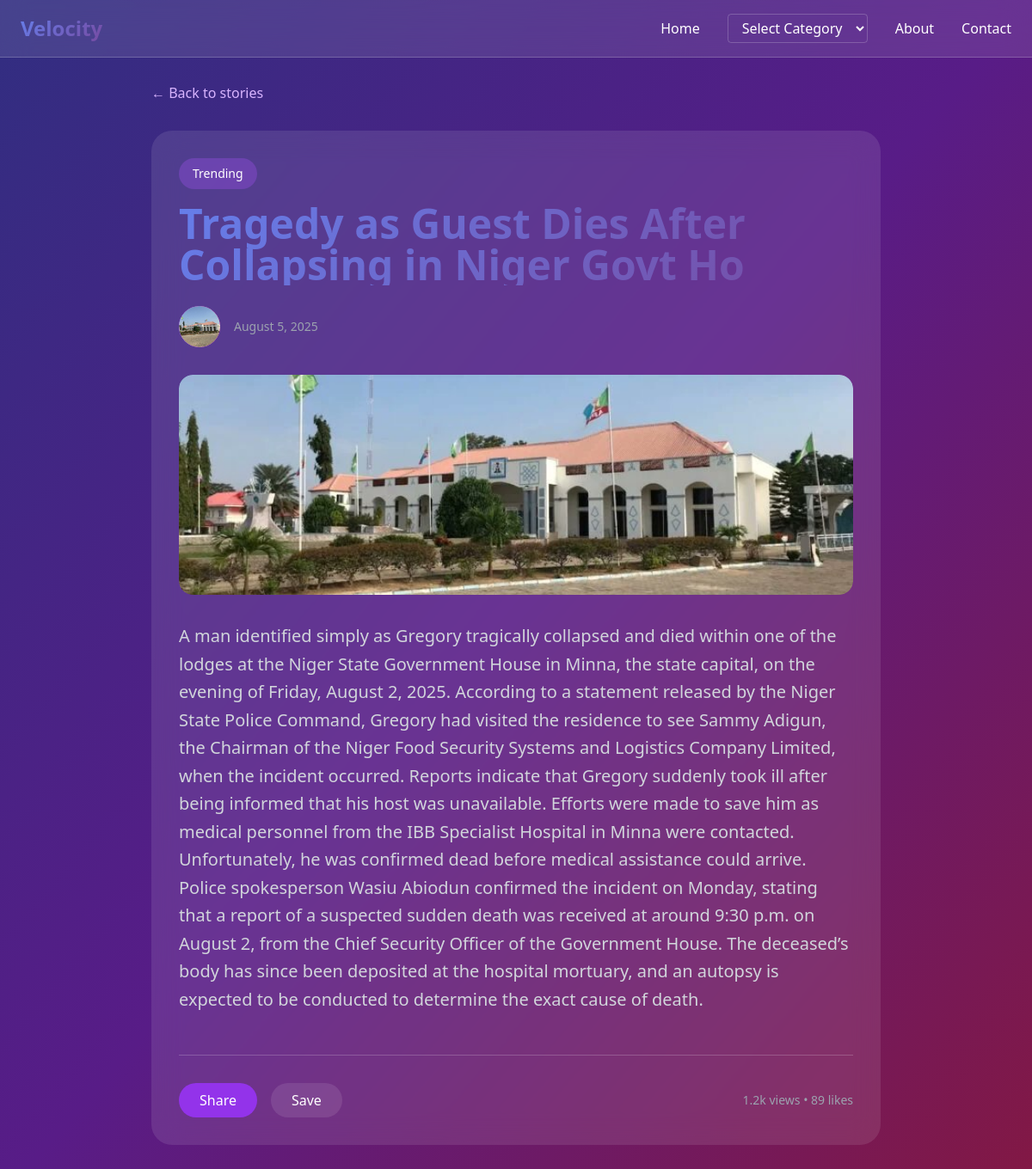
The app's page /article/1/ with its own data.
### blog/models.py (models this page shows)
class Article(models.Model):
    id = models.AutoField(primary_key=True)
    title = models.CharField(max_length=55, unique=True)
    image = models.ImageField(upload_to='images')
    created_at = models.DateTimeField(auto_now_add=True)
    updated_at = models.DateTimeField(auto_now=True)
    viewscount = models.IntegerField(default=0)
    content = models.TextField()
    category = models.ForeignKey(Category, on_delete=models.CASCADE)
    class Meta:
        ordering = ['-created_at']

class Category(models.Model):
    id = models.AutoField(primary_key=True)
    name = models.CharField(max_length=55)
    created_at = models.DateTimeField(auto_now_add=True)
    def __str__(self):
        return self.name
    class Meta:
        ordering = ['-created_at']

### blog/views.py (the view)
# urls.py: path('article/<int:id>/', detail, name='detail'),
def detail(request, id):
    article = get_object_or_404(Article, id=id)
    return render(request, 'index.html', {'article': article})

### templates/index.html
{% extends 'base.html' %}
{% block content %}
{% if articles %}
<div class="pt-24 pb-16">
  <div class="max-w-7xl mx-auto px-6">
    <div class="text-center mb-16 animate-float">
      <h2 class="text-6xl font-bold mb-6 gradient-text">Latest Stories</h2>
      <p class="text-xl text-gray-300 max-w-2xl mx-auto">
        Discover cutting-edge insights, innovative ideas, and transformative
        stories that shape tomorrow.
      </p>
    </div>
    <div class="grid md:grid-cols-2 lg:grid-cols-3 gap-8">
      {% for article in articles %}
      <a href="{% url 'detail' article.id %}">
        <article
          class="glass rounded-2xl p-6 hover:scale-105 transition-all duration-300 cursor-pointer group"
        >
          <img
            src="{{ article.image.url }}"
            alt="{{ article.title|default:'Story image' }}"
            class="w-full h-48 object-cover rounded-xl mb-4 transition-transform duration-300 group-hover:scale-105"
          />
          <span class="text-sm text-purple-300">{{ article.category }}</span>
          <h3
            class="text-xl font-bold mt-2 mb-3 group-hover:text-purple-300 transition-colors"
          >
            {{ article.title }}
          </h3>
          <div class="flex items-center space-x-2">
            <span class="text-sm text-gray-400">
              {{ article.created_at|date:"F j, Y" }}
            </span>
          </div>
        </article>
      </a>
      {% endfor %}
    </div>
  </div>
</div>
{% elif article %}
<div class="pt-24 pb-16">
  <div class="max-w-4xl mx-auto px-6">
    <a
      href="{% url 'index' %}"
      class="mb-8 inline-flex items-center space-x-2 text-purple-300 hover:text-white transition-colors"
    >
      <span>← Back to stories</span>
    </a>
    <article class="glass rounded-3xl p-8">
      <div class="mb-8">
        <span
          class="inline-block px-4 py-2 bg-purple-500/30 rounded-full text-sm mb-4"
        >
          {{ article.category }}
        </span>
        <h1 class="text-5xl font-bold mb-6 gradient-text">
          {{ article.title }}
        </h1>
        <div class="flex items-center space-x-4 mb-8">
          <div
            class="w-12 h-12 bg-gradient-to-r from-purple-400 to-pink-400 rounded-full overflow-hidden"
          >
            <img
              src="{{ article.image.url }}"
              alt="{{ article.title }}"
              class="w-full h-full object-cover rounded-full"
            />
          </div>
          <span class="text-sm text-gray-400">
            {{ article.created_at|date:"F j, Y" }}
          </span>
        </div>
      </div>
      <div class="prose prose-lg prose-invert max-w-none">
        <div class="w-full h-64 rounded-2xl mb-8 overflow-hidden">
          <img
            src="{{ article.image.url }}"
            alt="{{ article.title }}"
            class="w-full h-full object-cover rounded-2xl"
          />
        </div>
        <p class="text-xl text-gray-300 mb-8 leading-relaxed">
          {{ article.content }}
        </p>
      </div>
      <div
        class="flex items-center justify-between mt-12 pt-8 border-t border-white/20"
      >
        <div class="flex space-x-4">
          <button
            class="px-6 py-2 bg-purple-600 hover:bg-purple-700 rounded-full transition-colors"
          >
            Share
          </button>
          <button
            class="px-6 py-2 bg-white/10 hover:bg-white/20 rounded-full transition-colors"
          >
            Save
          </button>
        </div>
        <span class="text-sm text-gray-400">1.2k views • 89 likes</span>
      </div>
    </article>
  </div>
</div>
{% endif %}
{% endblock %}

### templates/base.html (shortened to what this page needs)
{% load static %}
<!DOCTYPE html>
<html lang="en">
<head>
    <script src="https://cdn.tailwindcss.com"></script>
</head>
<body class="bg-gradient-to-br from-indigo-900 via-purple-900 to-pink-900 min-h-screen text-white">
    <nav class="fixed top-0 w-full z-50 glass border-b border-white/20">
        <div class="max-w-7xl mx-auto px-6 py-4">
            <div class="flex justify-between items-center">
                <h1 class="text-2xl font-bold gradient-text">Velocity</h1>
                <div class="hidden md:flex space-x-8 items-center">
                    <a href="#" class="hover:text-purple-300 transition-colors">Home</a>
                    <select
                        class="bg-transparent border border-white/20 rounded px-3 py-1 text-white focus:outline-none focus:border-purple-300"
                        onchange="if(this.value) window.location.href=this.value;"
                    >
                        <option disabled selected>Select Category</option>
                    </select>
                    <a href="#" class="hover:text-purple-300 transition-colors">About</a>
                    <a href="#" class="hover:text-purple-300 transition-colors">Contact</a>
                </div>
            </div>
        </div>
    </nav>
    {% block content %}{% endblock %}
</body>
</html>

### templates/base.html (style rules this page uses)
.glass { backdrop-filter: blur(16px); background: rgba(255, 255, 255, 0.1); }
.gradient-text { background: linear-gradient(135deg, #667eea 0%, #764ba2 100%); -webkit-background-clip: text; -webkit-text-fill-color: transparent; }

### records on screen
Article: category "Trending", title "Tragedy as Guest Dies After Collapsing in Niger Govt Ho", image (picture), created_at "August 5, 2025", content "A man identified simply as Gregory tragically collapsed and died within one of the lodges at the Niger State Government House in Minna, the state capital, on the evening of Friday, August 2, 2025. According to a statement released by the Niger State Police Command, Gregory had visited the residence to see Sammy Adigun, the Chairman of the Niger Food Security Systems and Logistics Company Limited, when the incident occurred. Reports indicate that Gregory suddenly took ill after being informed that his host was unavailable. Efforts were made to save him as medical personnel from the IBB Specialist Hospital in Minna were contacted. Unfortunately, he was confirmed dead before medical assistance…"
